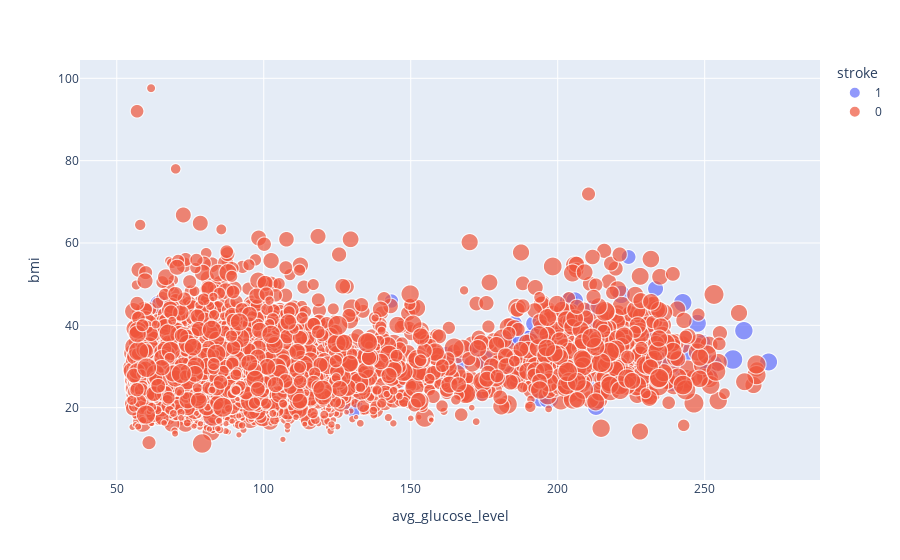

The code cell stored with this chart in its notebook:
### Code cell
#scatter 
fig = px.scatter(df_plot[df_plot['age']>5], x="avg_glucose_level", 
                 y='bmi', color="stroke", size="age")  

fig.show()

### Figure 1 — Plotly figure (JSON) as saved in the notebook; plotly's stock layout.template omitted (floating-point values rounded to 4 significant figures; data arrays with more than 128 entries replaced by an {"elided": "..."} marker saying what was removed)
{"data": [{"hovertemplate": "stroke=1<br>avg_glucose_level=%{x}<br>bmi=%{y}<br>age=%{marker.size}<extra></extra>", "legendgroup": "1", "marker": {"color": "#636efa", "size": {"elided": "209 int values"}, "sizemode": "area", "sizeref": 0.205, "symbol": "circle"}, "mode": "markers", "name": "1", "showlegend": true, "type": "scattergl", "x": {"elided": "209 float values"}, "xaxis": "x", "y": {"elided": "209 float values"}, "yaxis": "y"}, {"hovertemplate": "stroke=0<br>avg_glucose_level=%{x}<br>bmi=%{y}<br>age=%{marker.size}<extra></extra>", "legendgroup": "0", "marker": {"color": "#EF553B", "size": {"elided": "4389 int values"}, "sizemode": "area", "sizeref": 0.205, "symbol": "circle"}, "mode": "markers", "name": "0", "showlegend": true, "type": "scattergl", "x": {"elided": "4389 float values"}, "xaxis": "x", "y": {"elided": "4389 float values"}, "yaxis": "y"}], "layout": {"autosize": true, "legend": {"itemsizing": "constant", "title": {"text": "stroke"}, "tracegroupgap": 0}, "margin": {"t": 60}, "xaxis": {"anchor": "y", "autorange": true, "domain": [0, 1], "range": [36.9, 289.8], "title": {"text": "avg_glucose_level"}, "type": "linear"}, "yaxis": {"anchor": "x", "autorange": true, "domain": [0, 1], "range": [-1.757, 106.6], "title": {"text": "bmi"}, "type": "linear"}}}
